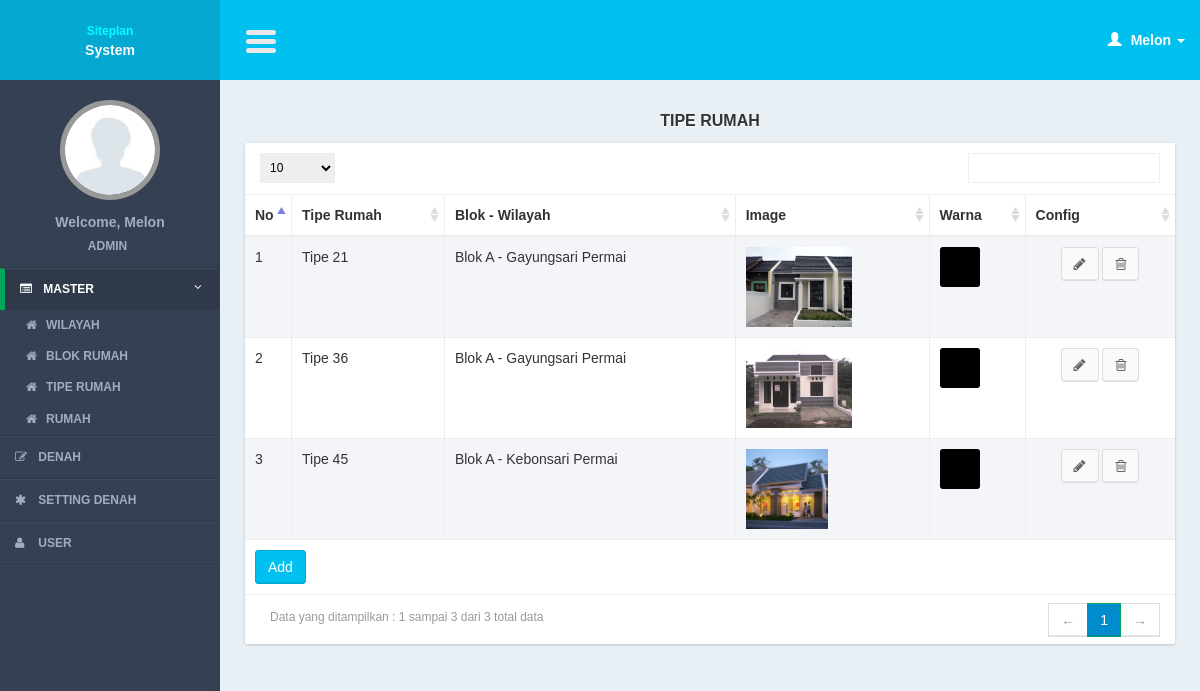
Page /controllers/table_type.php?page=list (signed in) on the earlier database version.
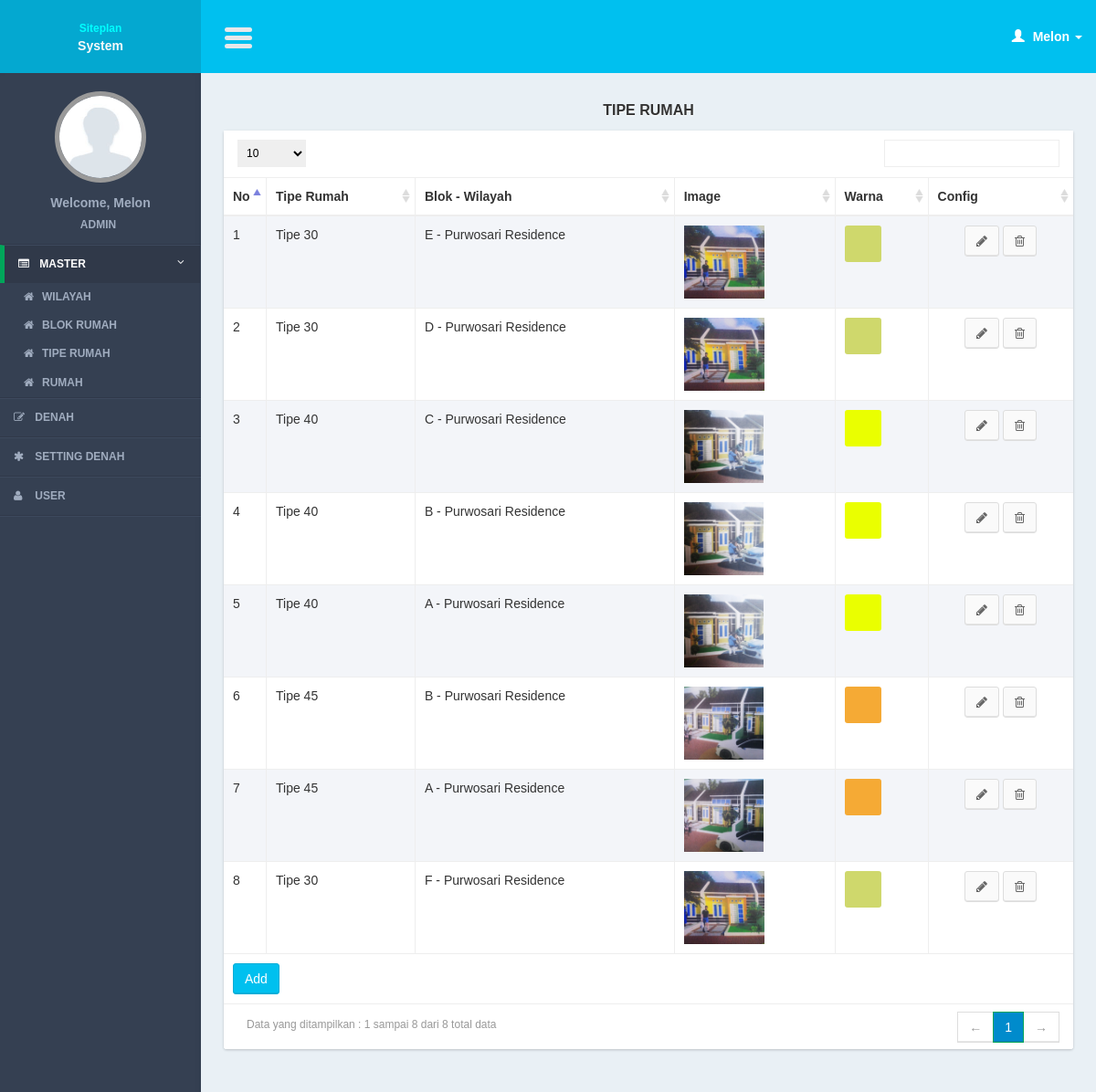
Same page on the later database version.
### tables this page shows
CREATE TABLE IF NOT EXISTS `table_types` (
`tt_id` int(11) NOT NULL,
  `tt_name` varchar(100) NOT NULL,
  `tb_id` int(11) NOT NULL,
  `tt_img` text NOT NULL,
  `tt_color` varchar(10) NOT NULL
);

CREATE TABLE IF NOT EXISTS `table_blocks` (
`tb_id` int(11) NOT NULL,
  `tb_name` varchar(100) NOT NULL,
  `building_id` int(11) NOT NULL
);

CREATE TABLE IF NOT EXISTS `buildings` (
`building_id` int(11) NOT NULL,
  `building_name` varchar(100) NOT NULL,
  `building_img` text NOT NULL
);

### models/table_type_model.php (called while the page is built, shortened)
<?php
function select(){
	$query = mysql_query("select a.* , b.tb_name, c.building_name
							from table_types a
							join table_blocks b on b.tb_id = a.tb_id
							join buildings c on c.building_id = b.building_id
							order by tt_id");
	return $query;
}
?>

### views/table_type/list.php (the view, shortened to what this page needs)
     <section class="content">
         <div class="row">
             <div class="col-xs-12">
                  <div class="title_page"> <?= $title ?></div>
                 <div class="box">
                     <div class="box-body2 table-responsive">
                         <table id="example1" class="table table-bordered table-striped">
                             <thead>
                                 <tr>
                                 <th width="5%">No</th>
                                     <th>Tipe Rumah</th>
                                     <th>Blok - Wilayah</th>
                                     <th>Image</th>
                                      <th>Warna</th>
                                        <th>Config</th>
                                 </tr>
                             </thead>
                             <tbody>
                                 <?php
                                $no = 1;
  while($row = mysql_fetch_array($query)){
                                 ?>
                                 <tr>
                                 <td><?= $no?></td>
                                    <td><?= $row['tt_name']?></td>
                                    <td><?= $row['tb_name']?> - <?= $row['building_name']?></td>
                                    <td><img src="<?php
   if($row['tt_img']){
   		$image = "../img/table_type/".$row['tt_img'];
   }else{
	   $image = "../img/table_type/img_not_found.png";
    }
    echo $image ?>" height="80" /></td>
                                      <th><div class="block_color" style="background:<?= $row['tt_color'] ?>" ></div></th>
                                    <td style="text-align:center;">
                                         <a href="table_type.php?page=form&id=<?= $row['tt_id']?>" class="btn btn-default" ><i class="fa fa-pencil"></i></a>
                                         <a href="javascript:void(0)" onclick="confirm_delete(<?= $row['tt_id']; ?>,'table_type.php?page=delete&id=')" class="btn btn-default" ><i class="fa fa-trash-o"></i></a>
                                     </td>
                                 </tr>
                                 <?php
$no++;
                                 }
                                 ?>
                             </tbody>
                               <tfoot>
                                 <tr>
                                     <td colspan="6"><a href="<?= $add_button ?>" class="btn btn-info " >Add</a></td>
                                 </tr>
                             </tfoot>
                         </table>
                     </div>
                 </div>
             </div>
         </div>
     </section>

Differences in the rows shown:
removed table_types: tt_name "Tipe 21", tb.tb_name "Blok A", buildings.building_name "Gayungsari Permai", tt_img (picture)
removed table_types: tt_name "Tipe 36", tb.tb_name "Blok A", buildings.building_name "Gayungsari Permai", tt_img (picture)
removed table_types: tt_name "Tipe 45", tb.tb_name "Blok A", buildings.building_name "Kebonsari Permai", tt_img (picture)
added table_types: tt_name "Tipe 30", tb.tb_name "E", buildings.building_name "Purwosari Residence", tt_img (picture)
added table_types: tt_name "Tipe 30", tb.tb_name "D", buildings.building_name "Purwosari Residence", tt_img (picture)
added table_types: tt_name "Tipe 40", tb.tb_name "C", buildings.building_name "Purwosari Residence", tt_img (picture)
added table_types: tt_name "Tipe 40", tb.tb_name "B", buildings.building_name "Purwosari Residence", tt_img (picture)
added table_types: tt_name "Tipe 40", tb.tb_name "A", buildings.building_name "Purwosari Residence", tt_img (picture)
added table_types: tt_name "Tipe 45", tb.tb_name "B", buildings.building_name "Purwosari Residence", tt_img (picture)
added table_types: tt_name "Tipe 45", tb.tb_name "A", buildings.building_name "Purwosari Residence", tt_img (picture)
added table_types: tt_name "Tipe 30", tb.tb_name "F", buildings.building_name "Purwosari Residence", tt_img (picture)
Other differences:
text written by a page script: "Data yang ditampilkan : 1 sampai 3 dari 3 total data ← 1 →" → "Data yang ditampilkan : 1 sampai 8 dari 8 total data ← 1 →"
